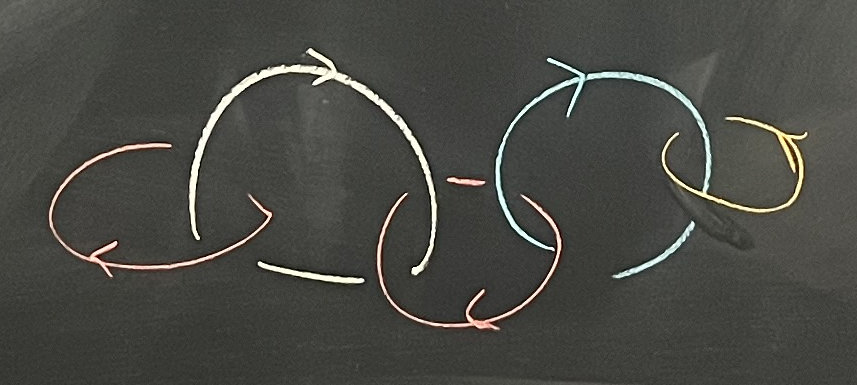
#> input picture examples/blackboard/colored-chain.png, 857 x 385 px
$ python -i text_labels.py   (imports and definitions only)
#> lines starting #> are read from the running program, lines starting #| are printed output that depends on the picture; after the words box and inside, x2 and y2 are one past the last pixel; in counts of white or black regions, pixels touching at a corner belong together
#> further down, picture is the input picture: shape (385, 857, 3); mean B, G, R 68.1, 73.5, 73
"""Conservative OCR removal of detached numeric subscript labels.

Only a failed reconstruction invokes this fallback. Geometry proposes a small
exterior pair of glyphs; local Tesseract OCR must then confirm numeric text.
Removal uses entire connected components, never a rectangle that could cut a
strand. Label text is diagnostic only and never supplies a knot identity or PD.
"""
from __future__ import annotations

import csv
import io
import os
import re
import shutil
import subprocess

import cv2
import numpy as np
from PIL import Image, ImageOps
from skimage.morphology import skeletonize

from .desktop_platform import hidden_subprocess_options


def _tesseract_executable():
    from .resources import bundled_tesseract
    bundled = bundled_tesseract()
    if bundled:
        return bundled
    # A frozen release must not silently depend on Homebrew or a local install.
    import sys
    if getattr(sys, 'frozen', False):
        return None
    # Finder-launched applications may not inherit a Homebrew shell PATH.
    return shutil.which('tesseract') or shutil.which(
        'tesseract', path=os.pathsep.join(['/opt/homebrew/bin', '/usr/local/bin', '/usr/bin']))


def _ocr_numeric(crop):
    executable = _tesseract_executable()
    if executable is None:
        return None
    image = Image.fromarray(crop)
    scale = max(2, min(6, round(100 / image.height)))
    image = ImageOps.expand(image.resize((image.width * scale, image.height * scale),
                                       Image.Resampling.LANCZOS), 20, fill="white")
    stream = io.BytesIO()
    image.save(stream, format="PNG")
    try:
        result = subprocess.run([executable, "stdin", "stdout", "--psm", "7", "tsv"],
                                input=stream.getvalue(), capture_output=True, timeout=8, check=True,
                                **hidden_subprocess_options())
    except (OSError, subprocess.SubprocessError):
        return None
    words = [r for r in csv.DictReader(io.StringIO(result.stdout.decode("utf-8")), delimiter="\t")
             if r.get("level") == "5" and r.get("text", "").strip()]
    if len(words) != 1:
        return None
    text = words[0]["text"].strip()
    confidence = float(words[0]["conf"])
    if confidence < 85 or not re.fullmatch(r"[0-9]{2}", text):
        return None
    return {"text": text, "confidence": confidence}


def remove_detached_numeric_labels(rgb):
    """Return a cleaned copy and an auditable mask description, or no changes.

    This intentionally does not cover text attached to strands, arbitrary math,
    single-character component labels, or labels inside a diagram's interior.
    In particular a single small circular component must never be read as '0'.
    """
    mask = (rgb.min(axis=2) < 245).astype(np.uint8)
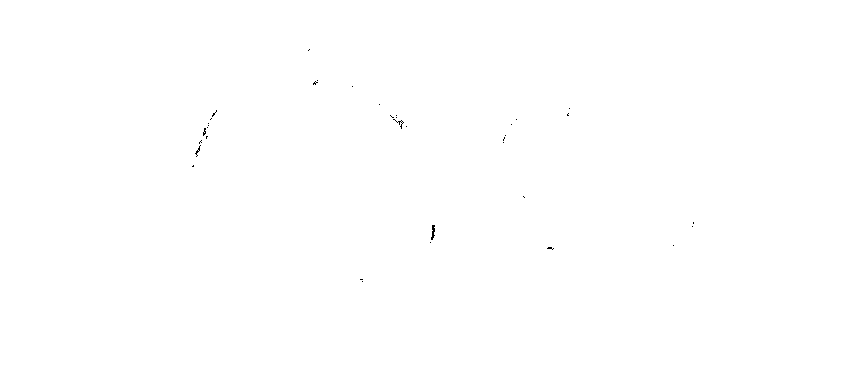
#> mask: shape (385, 857); values 0 (black) and 1 (white), 99.9% white; black in thin lines or dots, all inside (x1, y1, x2, y2) = (192, 49, 694, 282)
    count, labels, stats, _ = cv2.connectedComponentsWithStats(mask, connectivity=8)
#> count = 2; stats = [[192, 49, 502, 233, 176], [0, 0, 857, 385, 329769]]
    h, w = mask.shape
#> h = 385; w = 857
    small = []
    large = []
    for i in range(1, count):
        x, y, cw, ch, area = map(int, stats[i])
        if area < 8:
            continue
        if ch <= .19 * h and cw <= .14 * w and ch >= 6 and .2 <= cw / ch <= 1.05:
            small.append(i)
        elif area > 20:
            large.append(i)
#> this loop made 1 pass
#> after the loop, large = [1]; small = []
    if not large or len(small) < 2:
        return rgb, {"removed_labels": []}
    left = min(stats[i, 0] for i in large)
    top = min(stats[i, 1] for i in large)
    right = max(stats[i, 0] + stats[i, 2] for i in large)
    bottom = max(stats[i, 1] + stats[i, 3] for i in large)
    removed = []
    used = set()
    output = rgb.copy()
    for a in small:
        x, y, cw, ch, area = map(int, stats[a])
        if a in used or ch < 10:
            continue
        for b in small:
            if b == a or b in used:
                continue
            bx, by, bw, bh, ba = map(int, stats[b])
            # A smaller, lower glyph immediately to the right is a subscript.
            if not (.5 <= bh / ch <= .85 and 0 <= bx - (x + cw) <= .4 * ch
                    and .25 * ch <= by - y <= .8 * ch
                    and y + ch < by + bh <= y + 1.5 * ch):
                continue
            x1, y1, x2, y2 = x, y, bx + bw, max(y + ch, by + bh)
            if not ((x1 + x2) / 2 < left or (x1 + x2) / 2 > right
                    or (y1 + y2) / 2 < top or (y1 + y2) / 2 > bottom):
                continue
            if area + ba > .12 * mask.sum():
                continue
            glyph_mask = np.isin(labels[y1:y2, x1:x2], [a, b])
            # Two isolated ovals could be actual unknotted link components.
            # Require branching within at least one glyph before consulting OCR.
            skel = skeletonize(glyph_mask)
            neighbors = cv2.filter2D(skel.astype(np.uint8), -1, np.ones((3, 3), np.uint8))
            if not np.any(skel & (neighbors >= 4)):
                continue
            crop = np.full((y2-y1, x2-x1, 3), 255, dtype=np.uint8)
            crop[glyph_mask] = rgb[y1:y2, x1:x2][glyph_mask]
            reading = _ocr_numeric(crop)
            if reading is None:
                continue
            # Do not erase nearby ink, including antialiasing from other strands.
            erase = np.isin(labels, [a, b])
            output[erase] = 255
            removed.append({**reading, "bbox": [x1, y1, x2, y2],
                            "removed_pixels": int(erase.sum()),
                            "reason": "detached exterior numeric subscript; local OCR confirmed"})
            used.update([a, b])
            break
    return output, {"removed_labels": removed,
                    "ocr_available": _tesseract_executable() is not None}

>>> import cv2
>>> picture = cv2.imread('../examples/blackboard/colored-chain.png')
>>> result = remove_detached_numeric_labels(picture)
